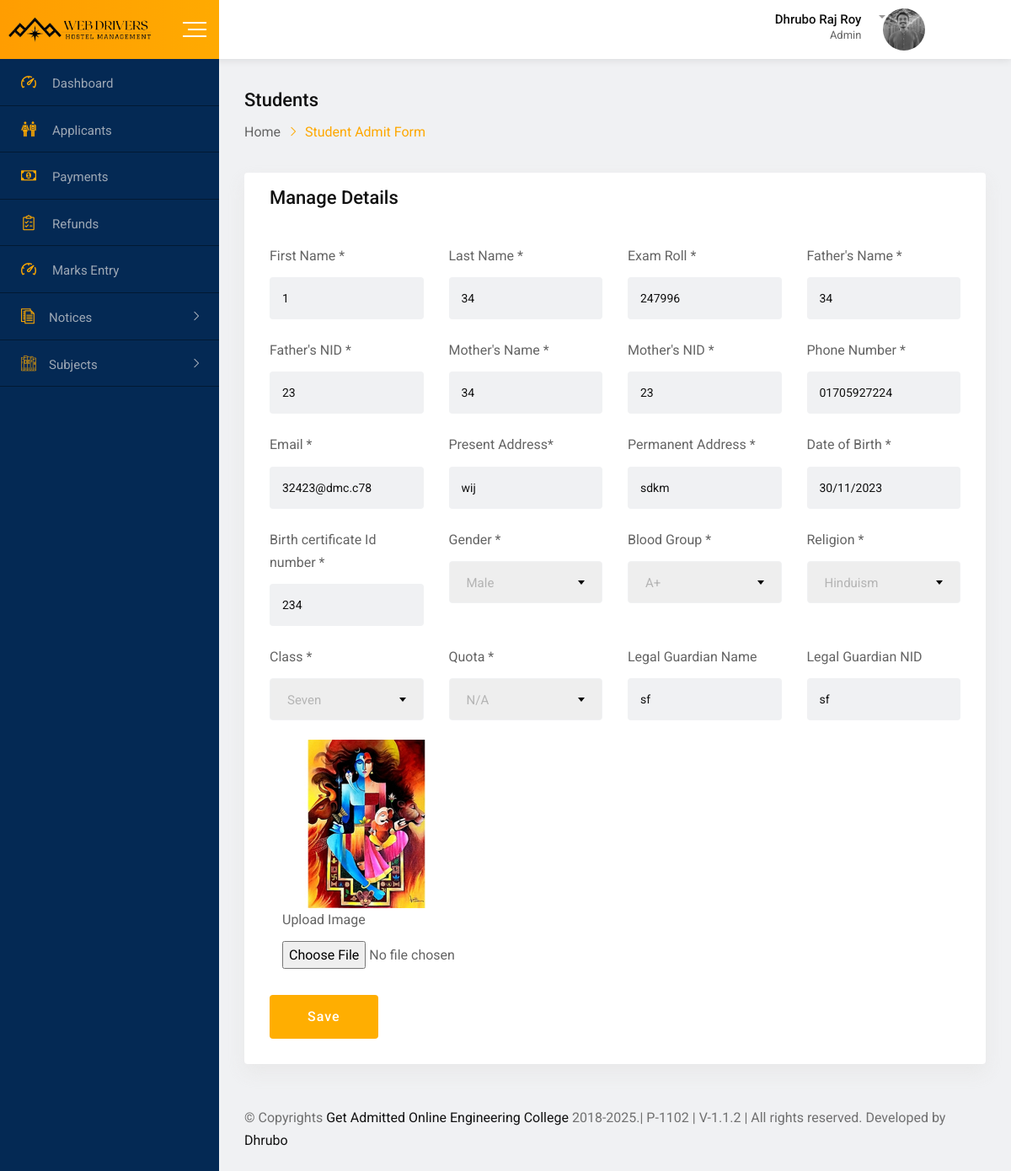
The page /webadmin/manageStudentProfile.php?id=NPKKGSC8BC8 (signed in) on the database its author committed.
### tables this page shows
CREATE TABLE `applicants` (
  `id` varchar(20) NOT NULL,
  `first_name` varchar(50) NOT NULL,
  `last_name` varchar(30) NOT NULL,
  `roll` varchar(20) NOT NULL,
  `class` varchar(11) NOT NULL,
  `fName` varchar(50) NOT NULL,
  `fNid` varchar(20) NOT NULL,
  `mName` varchar(50) NOT NULL,
  `mNid` varchar(20) NOT NULL,
  `phoneNumber` varchar(15) NOT NULL,
  `presentAddress` varchar(255) NOT NULL,
  `permanentAddress` varchar(255) NOT NULL,
  `dob` varchar(20) NOT NULL,
  `gender` varchar(20) NOT NULL,
  `religion` varchar(20) NOT NULL,
  `birthId` text NOT NULL,
  `quota` varchar(20) NOT NULL,
  `bloodGroup` varchar(20) NOT NULL,
  `examRoll` varchar(20) NOT NULL,
  `merit` varchar(20) NOT NULL,
  `localGuardianName` varchar(50) NOT NULL,
  `localGuardianNid` varchar(20) NOT NULL,
  `password` varchar(100) NOT NULL,
  `email` varchar(50) NOT NULL,
  `code` varchar(11) NOT NULL,
  `image` varchar(255) NOT NULL,
  `final_submit` int(2) NOT NULL,
  `last_notification` varchar(20) NOT NULL,
  `status` int(3) NOT NULL
);

### inc/function.inc.php (called while the page is built, shortened)
<?php
function get_safe_value($str){
	global $con;
	$str=mysqli_real_escape_string($con,$str);
	return $str;
}
	?>

### webadmin/manageStudentProfile.php (the view, shortened to what this page needs)
<?php
include('header.php');
$first_name="s";
$last_name="s";
$f_name="s";
$f_nid="24";
$roll="";
$m_name="34";
$m_nid="234";
$phone_number="2343".rand(22,2322);
$present_address="234";
$permanent_address="234";
$dob="30/11/2002";
$birth_Id="234342";
$local_guardian_name="Dhrubo";
$local_guardian_nid="34".rand(22,2322);
$email="ksdn@ldmv.csk".rand(22,2322);
$image="";
$required='required';
$readonly="";
if(isset($_GET['id']) && $_GET['id']!=""){
	$id=get_safe_value($_GET['id']);
    $res=mysqli_query($con,"select * from applicants where id='$id'");
	if(mysqli_num_rows($res)>0){
        $row=mysqli_fetch_assoc($res);
        $first_name=$row['first_name'];
        $last_name=$row['last_name'];
        $roll=$row['roll'];
        $f_name=$row['fName'];
        $f_nid=$row['fNid'];
        $m_name=$row['mName'];
        $m_nid=$row['mNid'];
        $phone_number=$row['phoneNumber'];
        $present_address=$row['presentAddress'];
        $permanent_address=$row['permanentAddress'];
        $dob=$row['dob'];
        $birth_Id=$row['birthId'];
        $local_guardian_name=$row['localGuardianName'];
        $local_guardian_nid=$row['localGuardianNid'];
        $email=$row['email'];
        $image=$row['image'];
        $required='';
        $readonly="disabled";
    }
}
?>
<div class="dashboard-content-one">
    <div class="breadcrumbs-area">
        <h3>Students</h3>
        <ul>
            <li>
                <a href="index.php">Home</a>
            </li>
            <li>Student Admit Form</li>
        </ul>
    </div>
    <div class="card height-auto">
        <div class="card-body">
            <div class="heading-layout1">
                <div class="item-title">
                    <h3>Manage Details</h3>
                    <br>
                </div>
            </div>
            <form class="new-added-form" id="validate" method="post" enctype="multipart/form-data">
                <div class="row">
                    <div class="col-xl-3 col-lg-6 col-12 form-group">
                        <label>First Name *</label>
                        <input class="form-control" placeholder="First Name" name="first_name" id="first_name" type="text"
                            value="<?php echo $first_name?>" required>
                    </div>
                    <div class="col-xl-3 col-lg-6 col-12 form-group">
                        <label>Last Name *</label>
                        <input class="form-control" placeholder="Last Name" name="last_name" id="last_name" type="text"
                            value="<?php echo $last_name?>" required>
                    </div>
                    <?php if($readonly!=""){?>
                    <div class="col-xl-3 col-lg-6 col-12 form-group">
                        <label>Exam Roll *</label>
                        <input <?php echo $readonly?> class="form-control" placeholder="Student's ID" name="roll" id="roll" type="number"
                            value="<?php echo $roll?>" required>
                    </div>
                    <?php }?>
                    <div class="col-xl-3 col-lg-6 col-12 form-group">
                        <label>Father's Name *</label>
                        <input class="form-control" placeholder="Father's Name" autocomplete="off" name="f_name"
                            value="<?php echo $f_name?>" id="f_name" type="text" required>
                    </div>
                    <div class="col-xl-3 col-lg-6 col-12 form-group">
                        <label>Father's NID *</label>
                        <input class="form-control" placeholder="Father's NID" autocomplete="off"
                            name="f_nid" value="<?php echo $f_nid?>" type="text" required id="f_nid">
                    </div>
                    <div class="col-xl-3 col-lg-6 col-12 form-group">
                        <label>Mother's Name *</label>
                        <input class="form-control" placeholder="Mother's Name" autocomplete="off" name="m_name"
                            type="text" required value="<?php echo $m_name?>">
                    </div>
                    <div class="col-xl-3 col-lg-6 col-12 form-group">
                        <label>Mother's NID *</label>
                        <input class="form-control" placeholder="Father's NID" autocomplete="off"
                            name="m_nid" value="<?php echo $m_nid?>" type="text" required id="m_nid">
                    </div>
                    <div class="col-xl-3 col-lg-6 col-12 form-group">
                        <label>Phone Number *</label>
                        <input <?php echo $readonly?> class="form-control"  placeholder="Phone Number" autocomplete="off" name="phone_number"
                            type="tel" required value="<?php echo $phone_number?>">
                    </div>
                    <div class="col-xl-3 col-lg-6 col-12 form-group">
                        <label>Email *</label>
                        <input <?php echo $readonly?> class="form-control" placeholder="Email" autocomplete="off" name="email" type="email"
                            required value="<?php echo $email?>">
                    </div>
                    <div class="col-xl-3 col-lg-6 col-12 form-group">
                        <label>Present Address*</label>
                        <input class="form-control" placeholder="Present Address" autocomplete="off"
                            name="present_address" type="text" required value="<?php echo $present_address?>">
                    </div>
                    <div class="col-xl-3 col-lg-6 col-12 form-group">
                        <label>Permanent Address *</label>
                        <input class="form-control" placeholder="Permanent Address" autocomplete="off"
                            name="permanent_address" type="text" required value="<?php echo $permanent_address?>">
                    </div>
                    <div class="col-xl-3 col-lg-6 col-12 form-group">
                        <label>Date of Birth *</label>
                        <input <?php echo $readonly?> name="dob" value="<?php echo $dob?>" type="text" placeholder="dd/mm/yyyy"
                            class="form-control air-datepicker" data-position="bottom right" required>
                    </div>
                    <div class="col-xl-3 col-lg-6 col-12 form-group">
                        <label>Birth certificate Id number *</label>
                        <input <?php echo $readonly?> class="form-control" placeholder="Birth certificate Id number" autocomplete="off"
                            name="birth_Id" type="number" required value="<?php echo $birth_Id?>">
                    </div>
                    <div class="col-xl-3 col-lg-6 col-12 form-group">
                        <label>Gender *</label>
                    </div>
                    <div class="col-xl-3 col-lg-6 col-12 form-group">
                        <label>Blood Group *</label>
                    </div>
                    <div class="col-xl-3 col-lg-6 col-12 form-group">
                        <label>Religion *</label>
                    </div>
                    <div class="col-xl-3 col-lg-6 col-12 form-group">
                        <label>Class *</label>
                    </div>
                    <div class="col-xl-3 col-lg-6 col-12 form-group">
                        <label> Quota *</label>
                    </div>
                    <div class="col-xl-3 col-lg-6 col-12 form-group">
                        <label>Legal Guardian Name</label>
                        <input class="form-control" placeholder="Legal Guardian Name" autocomplete="off"
                            name="local_guardian_name" type="text" value="<?php echo $local_guardian_name?>" required>
                    </div>
                    <div class="col-xl-3 col-lg-6 col-12 form-group">
                        <label>Legal Guardian NID</label>
                        <input class="form-control" placeholder="Legal Guardian NID" autocomplete="off"
                            name="local_guardian_nid" type="text" required
                            value="<?php echo $local_guardian_nid?>">
                    </div>
                    <div class="col-lg-6 col-12 form-group">
                        <div class="col-sm-12 img-body">
                            <div class="center">
                                <div class="form-input">
                                    <div class="preview">
                                        <img id="file_ip_1-preview" <?php if($image!=''){
                                                    echo 'src="'.STUDENT_IMAGE.$image.'"';}
                                                    ?> style="width:200px;height: 200px">
                                    </div>
                                    <label for="file_ip_1">Upload Image</label>
                                    <input type="file" name="image" id="file_ip_1" accept="image/*"
                                        onchange="showPreview(event);" <?php echo $required?>
                                        value="<?php echo $image?>">
                                </div>
                            </div>
                        </div>
                    </div>
                    <div class="col-12 form-group mg-t-8">
                        <button type="submit" name="submit"
                            class="btn-fill-lg btn-gradient-yellow btn-hover-bluedark">Save</button>
                    </div>
                </div>
            </form>
        </div>
    </div>
    <?php include('footer.php');?>

### webadmin/header.php (shortened to what this page needs)
<?php
   require('../inc/connection.inc.php');
   require('../inc/function.inc.php');
   ?>
<!doctype html>
<html class="no-js" lang="">
   <head>
      <link rel="stylesheet" href="css/normalize.css">
      <link rel="stylesheet" href="css/main.css">
      <link rel="stylesheet" href="css/bootstrap.min.css">
      <link rel="stylesheet" href="css/all.min.css">
      <link rel="stylesheet" href="fonts/flaticon.css">
      <link rel="stylesheet" href="css/fullcalendar.min.css">
      <link rel="stylesheet" href="css/animate.min.css">
      <link rel="stylesheet" href="css/select2.min.css">
      <link rel="stylesheet" href="css/jquery.dataTables.min.css">
      <link rel="stylesheet" href="css/datepicker.min.css">
      <link rel="stylesheet" href="https://cdnjs.cloudflare.com/ajax/libs/font-awesome/6.1.2/css/fontawesome.min.css" />
      <link href="https://cdn.jsdelivr.net/npm/summernote@0.8.18/dist/summernote-bs4.min.css" rel="stylesheet">
      <link rel="stylesheet" href="css/toastr.min.css">
      <link rel="stylesheet" href="css/style.css">
      <link rel="stylesheet" href="css/custom.css">
      <link rel="stylesheet" href="css/invoice.css">
   </head>
   <body>
      <div id="wrapper" class="wrapper bg-ash">
      <div class="navbar navbar-expand-md header-menu-one bg-light">
         <div class="nav-bar-header-one">
            <div class="header-logo">
               <a href="index.php">
               <img src="img/logo.png" alt="logo" width="172px">
               </a>
            </div>
            <div class="toggle-button sidebar-toggle">
               <button type="button" class="item-link">
               <span class="btn-icon-wrap">
               <span></span>
               <span></span>
               <span></span>
               </span>
               </button>
            </div>
         </div>
         <div class="header-main-menu collapse navbar-collapse" id="mobile-navbar">
            <ul class="navbar-nav">
               <li class="navbar-item header-search-bar">
                  <div class="input-group stylish-input-group">
                     <span class="input-group-addon">
                     </span>
                  </div>
               </li>
            </ul>
            <?php
               $uid=$_SESSION['ADMIN_ID'];
               $sql="select * from `admin` where id='$uid'";
               $row=mysqli_fetch_assoc(mysqli_query($con,$sql));
               ?>
            <ul class="navbar-nav">
               <li class="navbar-item dropdown header-admin">
                  <a class="navbar-nav-link dropdown-toggle" href="#" role="button" data-toggle="dropdown"
                     aria-expanded="false">
                     <div class="admin-title">
                        <h5 class="item-title"><?php echo $row['name']?></h5>
                        <span>Admin</span>
                     </div>
                     <div class="admin-img">
                        <img  style="width: 50px;height: 50px;"  src="<?php echo STUDENT_IMAGE.$row['image']?>" alt="Admin">
                     </div>
                  </a>
               </li>
               <li class="navbar-item dropdown header-notification">
                  <a class="navbar-nav-link dropdown-toggle" onclick="read_notification('<?php echo time()?>')"
                     role="button" data-toggle="dropdown" aria-expanded="false">
                     <i class="far fa-bell"></i>
                  </a>
               </li>
            </ul>
         </div>
      </div>
      <div class="dashboard-page-one">
      <div class="sidebar-main sidebar-menu-one sidebar-expand-md sidebar-color">
         <div class="sidebar-menu-content">
            <ul class="nav nav-sidebar-menu sidebar-toggle-view">
               <li class="nav-item">
                  <a href="index" class="nav-link <?php ?>">
                     <i class="flaticon-dashboard"></i>
                     <span>Dashboard</span>
                  </a>
               </li>
               <li class="nav-item">
                  <a href="applicants" class="nav-link <?php ?>">
                     <i class="flaticon-classmates"></i>
                     <span>Applicants</span>
                  </a>
               </li>
               <li class="nav-item">
                  <a href="payments" class="nav-link <?php ?>">
                     <i class="flaticon-money"></i>
                     <span>Payments</span>
                  </a>
               </li>
               <li class="nav-item">
                  <a href="refunds" class="nav-link <?php ?>">
                     <i class="flaticon-shopping-list"></i>
                     <span>Refunds</span>
                  </a>
               </li>
               <li class="nav-item">
                  <a href="markEntry" class="nav-link <?php ?>">
                     <i class="flaticon-dashboard"></i>
                     <span>Marks Entry</span>
                  </a>
               </li>
               <li class="nav-item sidebar-nav-item">
                     <a href="#" class="nav-link"><i class="flaticon-script"></i><span>Notices</span></a>
               </li>
               <li class="nav-item sidebar-nav-item">
                  <a href="#" class="nav-link"><i class="flaticon-books"></i><span>Subjects</span></a>
               </li>
            </ul>
         </div>
      </div>

### webadmin/css/main.css (style rules this page uses)
html { color: #222; font-size: 1em; line-height: 1.4; }
audio, canvas, iframe, img, svg, video { vertical-align: middle; }

### rows shown on the page
applicants: first_name "1", last_name "34", roll "247996", f_name "34", f_nid "23", m_name "34", m_nid "23", phone_number "01705927224", email "32423@dmc.c78", present_address "wij", permanent_address "sdkm", dob "30/11/2023", birth_Id "234", local_guardian_name "sf", local_guardian_nid "sf", image (picture)

### other values the page prints
$row['name'] "Dhrubo Raj Roy"
